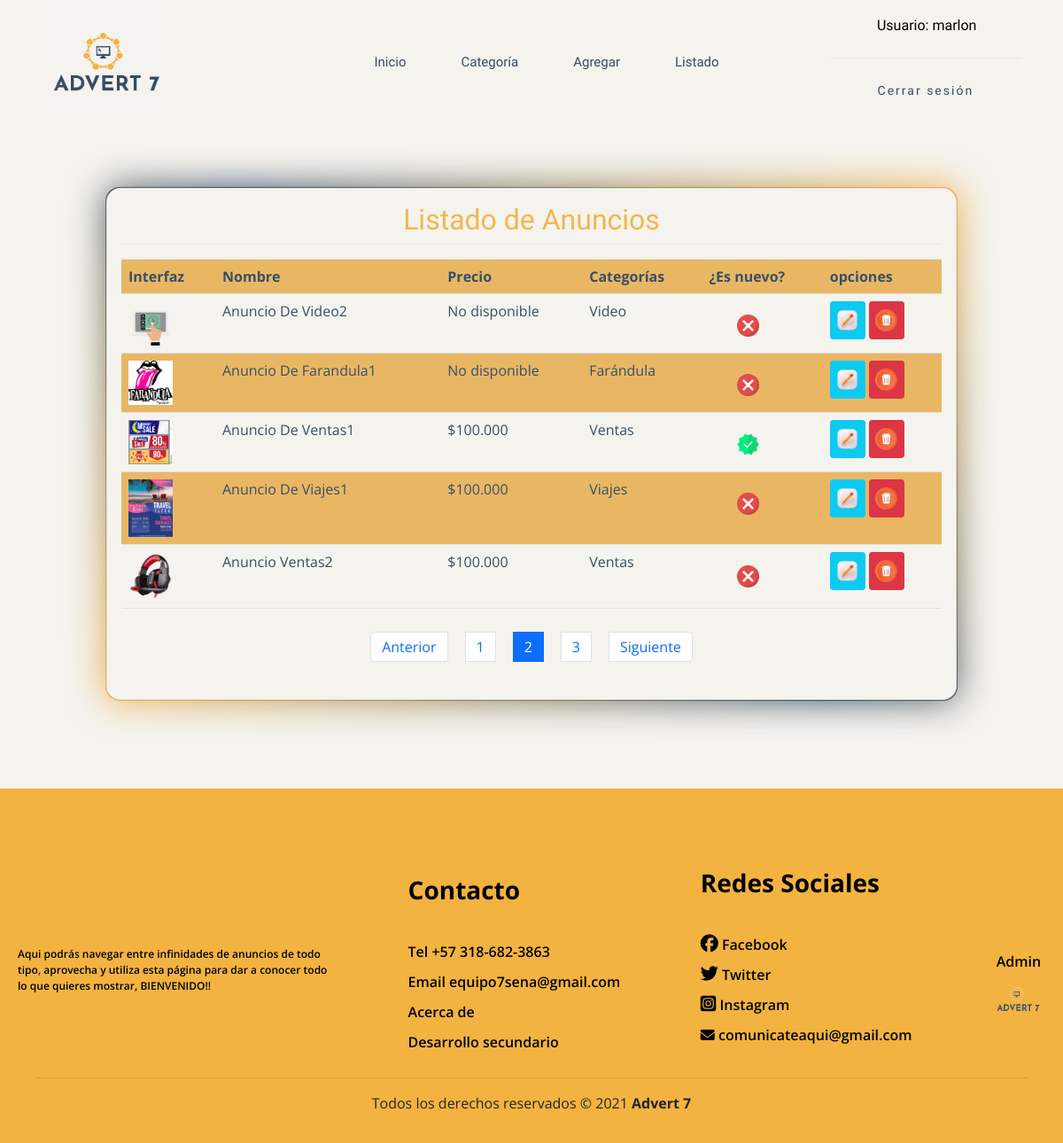
The app's page /listar/?page=2 (signed in) with its own data.
### app/models.py (models this page shows, shortened)
class producto(models.Model):
    nombre=models.CharField(max_length=50)
    username=models.CharField(max_length=100)
    precio=models.IntegerField(null=True)
    descripcion=models.TextField()
    nuevo=models.BooleanField()
    categoria=models.ForeignKey(Categoria, on_delete=models.PROTECT)
    fecha_fabricacion=models.DateField(auto_now=True)
    telefono=models.CharField(null=True, max_length=10)
    imagen=models.ImageField(upload_to="productos", null="True")

class Categoria(models.Model):
    nombre= models.CharField(max_length=50)
    def __str__(self):
        return self.nombre

### app/views.py (the view)
# urls.py: path('listar/', listar_productos, name="listar"),
@permission_required('add.view_producto')
def listar_productos(request):
    productos = producto.objects.all()
    page = request.GET.get('page', 1)
    try:
        paginator = Paginator(productos, 5)
        productos = paginator.page(page)
    except:
        raise Http404
    data={
        'entity': productos,
        'paginator': paginator
    }
    return render(request, 'productos/listar.html', data)

### app/templates/productos/listar.html (shortened to what this page needs)
{% extends 'base.html' %}
{% block content %}
{% load humanize %}
<br><br><br>
<div class="card">
    <div class="card-body">
        <h2>Listado de Anuncios</h2>
        <hr>
        <table class="table table-striped table-responsive-sm">
            <tr>
                <th>Interfaz</th>
                <th>Nombre</th>
                <th>Precio</th>
                <th>Categorías</th>
                <th>¿Es nuevo?</th>
                <th>opciones</th>
            </tr>
            {% for p in entity %}
            <tr>
                <td>
                    {% if p.imagen %}
                    <img id="img_pro" src="{{p.imagen.url}}" alt="imagen producto" width="50px" heigth="50px">
                    {% endif %}
                </td>
                <td>{{ p.nombre | title}}</td>
                {% if p.precio %}
                <td>${{ p.precio | intcomma}}</td>
                {% else %}
                <td>No disponible</td>
                {% endif%}
                <td>{{ p.categoria | title}}</td>
                <td id="iconitos">
                    {% if p.nuevo %}
                    <img style="width: 25px;" src="../../static/img/cheque.png" alt="chulo">
                    {% else %}
                    <img style="width: 25px;" src="../../static/img/cancelar.png" alt="equis">
                    {% endif %}
                </td>
                <td>
                    {% if perms.app.change_producto %}
                    <a href="{% url 'modificar' p.id %}" class="btn btn-info btn-sm"><img style="width: 25px;" src="../static/img/modificar.png" alt="modificar"></a>
                    {% endif %}
                    {% if perms.app.delete_producto %}
                    <a href="#" onclick="eliminarProducto({{ p.id }})" class="btn btn-danger btn-sm"><img style="width: 25px;" src="../static/img/eliminar.png" alt="eliminar"></a>
                    {% endif %}
                </td>
            </tr>
            {% endfor %}
        </table>
        <div>
            {% include 'paginador.html' %}
        </div>
    </div>
</div>
{% endblock %}

### app/templates/base.html (shortened to what this page needs)
{% load bootstrap4 %}
{% bootstrap_css %}
<!DOCTYPE html>
<html lang="es">
<head>
    <link href="https://cdn.jsdelivr.net/npm/bootstrap@5.0.1/dist/css/bootstrap.min.css" rel="stylesheet">
    {% load static %}
    <link rel="stylesheet" type="text/css" href="{% static 'css/estilos.css' %}">
    {% load pwa %}
</head>
<body>
    <header id="header">
        <div class="contenedor_logo">
            <a href="{% url 'home'%}"><img  class="logo"  src="{% static 'img/logo1.png' %}" alt="logo"></a>
        </div>
            <nav id="bar_nav">
                <ul>
                    <li><button type="button" class="btn btn-outline-info">
                        <a class="eti_menu" href="{% url 'home'%}"> Inicio </a>
                    </button></li>
                    <li><button type="button" class="btn btn-outline-info">
                        <a class="eti_menu" href="{% url 'home'%}"> Categoría </a>
                    </button>
                    </li>
                    {% if user.is_authenticated %}
                    <li><button type="button" class="btn btn-outline-info">
                        <a class="eti_menu" href="{% url 'agregar' %}">Agregar</a>
                    </button></li>
                    {% endif %}
                    {% if perms.app.view_producto %}
                    <li><button type="button" class="btn btn-outline-info">
                        <a class="eti_menu" href="{% url 'listar' %}">Listado</a>
                    </button></li>
                    {% endif %}
                </ul>
            </nav>
                <div id="registro">
                    {% if user.is_authenticated %}
                    <div id="contenedor_nombre">
                        <a id="nombre_face" href="#">Usuario: {{user.username}}</a>
                    </div>
                    <br><hr>
                    <div id="cerrar_Sesion">
                            <a href="{% url 'logout' %}" class="btn-neon">
                                Cerrar sesión
                            </a>
                    </div>
                    {% endif%}
                </div>
    </header>
    <div id="contenido">
            {% block content %}
            {% endblock %}
    </div>
    <footer>
        <div class="container_footer">
            <div class="box_footer">
                <div class="terms">
                <p>
                Aqui podrás navegar entre infinidades de anuncios de todo tipo,
                aprovecha y utiliza esta página para dar a conocer todo lo que
                quieres mostrar, BIENVENIDO!!
                </p>
                </div>
            </div>
            <div class="box_footer">
                <h3>Contacto</h3>
                <a href="{% url 'pronto' %}">Tel +57 318-682-3863</a>
                <a href="{% url 'pronto' %}">Email equipo7sena@gmail.com</a>
                <a href="{% url 'pronto' %}">Acerca de</a>
                <a href="{% url 'pronto' %}">Desarrollo secundario</a>
            </div>
            <div class="box_footer">
                <h3>Redes Sociales</h3>
                <a href="https://www.facebook.com/profile.php?id=100070111897802"><i class="fab fa-facebook"></i> Facebook </a>
                <a href="https://twitter.com/periferics1"><i class="fab fa-twitter"></i> Twitter </a>
                <a href="https://www.instagram.com/perifercis/"><i class="fab fa-instagram-square"></i> Instagram </a>
                <p><i class="fas fa-envelope"></i> comunicateaqui@gmail.com</p>
            </div>
            <div class="box_footer">
                <div class="logo2">
                    <a href="admin/"><p>Admin</p><img src="../static/img/logo1-sin.png" alt="logito"></a>
                </div>
            </div>
        </div>
        <div class="box_copyright">
            <hr>
            <p>Todos los derechos reservados &copy 2021
                <b>Advert 7</b>
            </p>
        </div>
    </footer>
</body>
</html>

### app/static/css/estilos.css (style rules this page uses)
* { margin:0; padding:0; }
body { *background-image:url(../img/peri_fondo.jpg); *background-size: cover; background: rgba(245,243,238,255); font-family: 'Open Sans', sans-serif; margin:0; padding:0; }
h1,h2 { font-family: Fredoka One; text-align: center; color:rgb(244,182,75) ; }
header { width: 100%; height: 140px; *margin-bottom:30px; background-color: rgba(245,243,238,255); display: flex; justify-content: space-around; align-items: center; }
.logo { width: 150px; height: 140px; }
#registro { width: 18%; }
#contenedor_nombre { display:flex; justify-content: space-evenly; align-items: center; }
#contenedor_nombre a { color:black; }
.btn-neon { position:relative; display:inline-block; padding:10px 5px; color:rgba(54,76,99,255); letter-spacing: 2px; font-family: Fredoka One; font-size: 14px; text-decoration:none; overflow:hidden; transition: 0.2s; font-family:Fredoka One; }
#bar_nav ul { margin-left:100px; display:flex; padding:0; margin-bottom:0; }
li { list-style: none; margin:10px; }
.eti_menu { padding:9px 20px; color: rgba(54,76,99,255); *color:#00fcda; text-decoration: none; font-family: Fredoka One; font-size: 15px; }
.btn { padding: 8px 0; }
.btn-outline-info { border-color:transparent; }
#cerrar_Sesion { display: flex; justify-content: center; align-items: center; }
hr { background-color:#c4c2c2; border:none; height: 1px; margin-top:0; }
#nombre_face { margin-left: 30px; color:white; text-decoration: none; font-family: Fredoka One; }
.card { border-radius: 1rem; width: 80%; margin:auto; margin-bottom: 100px; }
.card-body { position: relative; background-color: rgba(245,243,238,255); border-radius: 1rem; }
.card-body:before { content: ''; position:absolute; top: -2px; left: -2px; right: -2px; bottom: -2px; background:#fff; z-index: -1; border-radius: 1rem; }
.card-body:after { content: ''; position:absolute; top: -2px; left: -2px; right: -2px; bottom: -2px; background:#fff; z-index: -2; filter: blur(20px); border-radius: 1rem; }
.card-body:before, .card-body:after { border-radius: 1rem; background: linear-gradient(220deg, rgb(244,182,75) , rgb(55,79,102) , rgb(244,182,75)); }
.table-striped>tbody>tr:nth-of-type(odd) { color:rgb(55,79,102); background-color: rgb(245, 193, 105); }
.table-striped>tbody>tr { color:rgb(55,79,102); }
#iconitos { padding-top:23px; padding-left:40px; }
footer { width:100%; height: 400px; *background-image:url(../img/footer.svg); *background-size: cover; *-webkit-mask-image: url(../img/footer.svg); *mask-image: url(../img/footer.svg); *-webkit-mask-size: cover; *mask-size:cover; background-color: rgba(243,179,64,255); display:block; }
.container_footer { display: flex; flex-wrap: wrap; justify-content: space-between; max-width: 1200px; margin:auto; *margin-top:100px; background-color: rgba(243,179,64,255); padding-top: 70px; }
.box_footer { display:flex; flex-direction: column; padding:20px; justify-content: center; *align-items: center; background-color: rgba(243,179,64,255); }
.box_footer .logo2 { width:100%; height: 50px; display:flex; justify-content: center; }
.box_footer .logo2 img { width:60px; height: 60px; }
.box_footer .logo2 p { text-align:center; margin:0; }
.box_footer .terms { max-width: 350px; margin-top:20px; font-weight: 500; color:black; font-size:12px; }
.box_footer h3 { margin-bottom: 30px; color: black; font-weight: 700; text-align: left; }
.box_footer a { margin-top: 10px; color: black; font-weight:600; text-decoration: none; }
.box_footer a .fab { font-size: 20px; }
.box_footer p { margin-top: 10px; color: black; font-weight:600; }
.box_copyright { max-width:1200px; margin:auto; text-align:center; padding:0 40px; display: flex; flex-direction: column; justify-content: end; }
.box_copyright hr { border:none; height:1px; background-color: #7a7a7a; }
.btn.btn-info.btn-sm { width: 40px; }
.btn.btn-danger.btn-sm { width: 40px; }

### records on screen
producto: imagen (picture), nombre "Anuncio De Video2", shows "No disponible", categoria "Video", nuevo False (drawn)
producto: imagen (picture), nombre "Anuncio De Farandula1", shows "No disponible", categoria "Farándula", nuevo False (drawn)
producto: imagen (picture), nombre "Anuncio De Ventas1", precio "100.000", categoria "Ventas", nuevo True (drawn)
producto: imagen (picture), nombre "Anuncio De Viajes1", precio "100.000", categoria "Viajes", nuevo False (drawn)
producto: imagen (picture), nombre "Anuncio Ventas2", precio "100.000", categoria "Ventas", nuevo False (drawn)

### other values on screen
{{ user.username }} "marlon"
{{ page }} "1" "2" "3"
